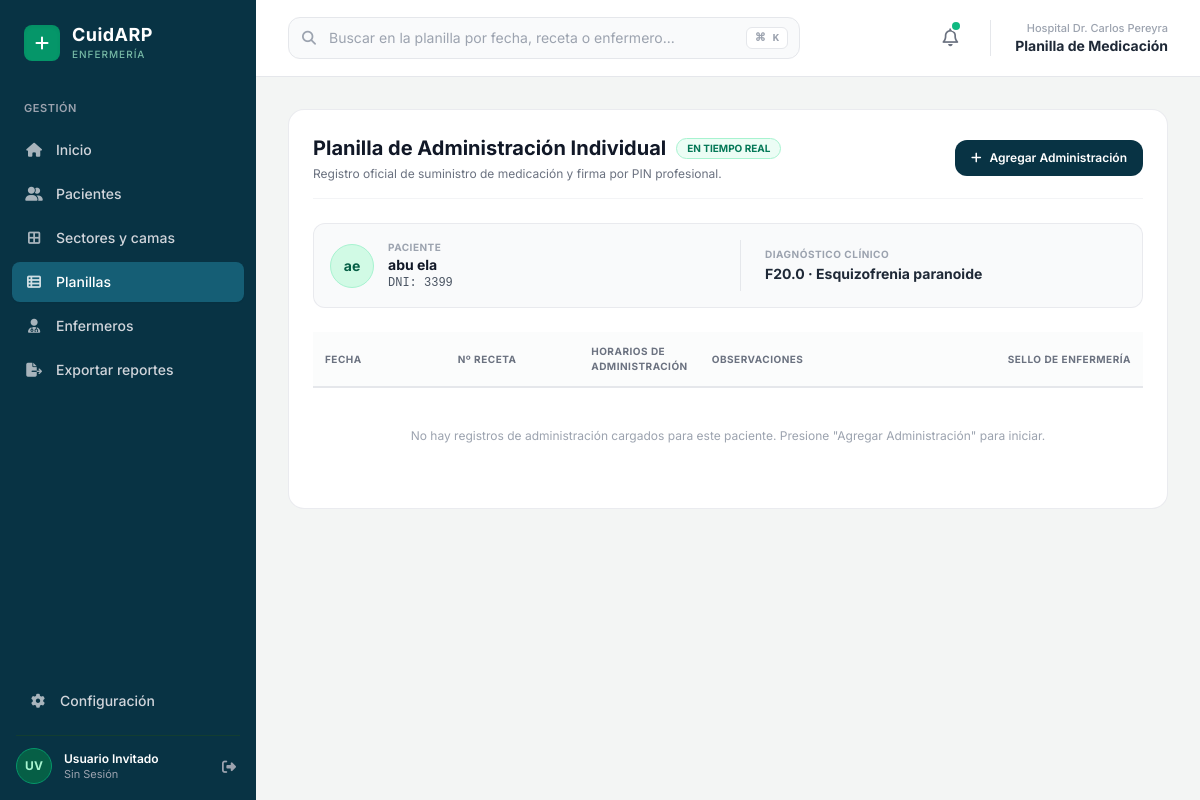
Before: /planillas/ with the older database file.
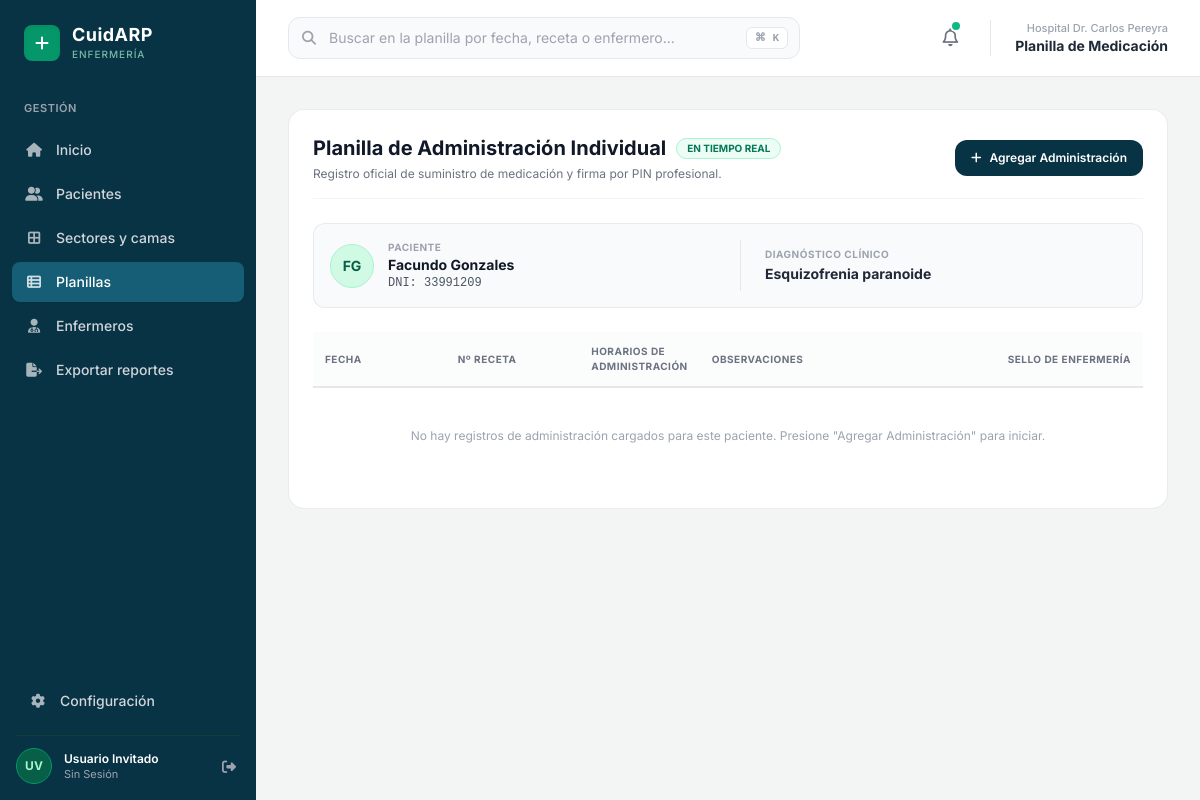
After: the same page with the newer database file.
### funcionalidades/models.py (models this page shows, shortened)
class Paciente(models.Model):
    SEXO_CHOICES = [
        ('Masculino', 'Masculino'),
        ('Femenino', 'Femenino'),
        ('No binario', 'No binario'),
    ]
    ESTADO_PACIENTE_CHOICES = [
        ('Internado', 'Internado'),
        ('De Alta', 'De Alta')
    ]
    nombre = models.CharField(max_length=100, verbose_name='Nombre')
    apellido = models.CharField(max_length=100, verbose_name='Apellido')
    dni = models.CharField(max_length=20, unique=True, verbose_name='DNI')
    fecha_nacimiento = models.DateField(verbose_name='Fecha de Nacimiento')
    email = models.EmailField(blank=True, null=True, verbose_name='Correo Electrónico') #blanck permite que el campo sea opcional (por si usa email de un familiar)
    obra_social = models.CharField(max_length=50, verbose_name='Obra Social')
    telefono = models.CharField(max_length=30, verbose_name='Teléfono')
    direccion = models.CharField(max_length=120, verbose_name='Dirección')
    sexo_paciente = models.CharField(
            max_length=20,
            choices=SEXO_CHOICES,
            verbose_name='Sexo del Paciente',
        )
    estado_paciente = models.CharField(
        max_length=20,
        choices=ESTADO_PACIENTE_CHOICES,
        verbose_name='Estado del Paciente',
    )
    diagnostico = models.TextField(verbose_name='Diagnóstico')
    fecha_registro = models.DateTimeField(
        auto_now_add=True, verbose_name='Fecha de Registro'
    )

### funcionalidades/views.py (the view)
# urls.py: path('planillas/', views.mostrar_planillas, name='gestion_planillas'),
def mostrar_planillas(request, paciente_id=None):
    if paciente_id:
        paciente = get_object_or_404(Paciente, id=paciente_id)
    else:
        paciente = Paciente.objects.first()
    if not paciente:
        messages.warning(request, "Debe registrar al menos un paciente para ver las planillas.")
        return redirect('gestion_pacientes') # O a la vista que prefieras
    recetas = Receta.objects.filter(paciente=paciente, estado='Activo')
    recetas_json = [
        {'id': r.id, 'numero_receta': r.numero_receta}
        for r in recetas
    ]
    registros = RegistroAdministracion.objects.filter(paciente=paciente).order_by('-fecha', '-id')
    registros_json = [
        {
            'id': reg.id,
            'fecha': reg.fecha.strftime('%d/%m/%Y'),
            'numero_receta': reg.receta.numero_receta,
            'horarios': reg.horarios,
            'observaciones': reg.observaciones or '',
            'enfermero_nombre': f"{reg.enfermero.nombre} {reg.enfermero.apellido}",
            'enfermero_matricula': reg.enfermero.matricula,
        }
        for reg in registros
    ]
    return render(request, 'Planillas.html', {
        'paciente': paciente,
        'recetas_paciente_json': recetas_json,
        'registros_json': registros_json,
    })
    from django.shortcuts import get_object_or_404, redirect

### templates/Planillas.html (shortened to what this page needs)
{% extends 'layouts/sidebarBase.html' %}
{% block contenido %}
<div class="flex-1 flex flex-col min-w-0 overflow-hidden">
    <header class="bg-white border-b border-gray-200 px-8 py-4 flex items-center justify-between shadow-xs">
        <div class="relative w-full max-w-lg">
            <span class="absolute inset-y-0 left-0 pl-3.5 flex items-center pointer-events-none text-gray-400">
            </span>
            <input type="text" id="search-registro" onkeyup="filtrarRegistros()"
                   placeholder="Buscar en la planilla por fecha, receta o enfermero..."
                   class="w-full pl-10 pr-12 py-2.5 bg-gray-50 border border-gray-200 rounded-xl text-sm placeholder-gray-400 focus:outline-none focus:ring-2 focus:ring-forest-800 focus:bg-white transition-all">
            <div class="absolute inset-y-0 right-0 pr-3 flex items-center pointer-events-none">
                <kbd class="px-2 py-0.5 text-[11px] font-semibold text-gray-400 bg-white border border-gray-200 rounded-md shadow-2xs">⌘ K</kbd>
            </div>
        </div>
        <div class="flex items-center space-x-6">
            <button class="relative p-2 text-gray-500 hover:text-gray-700 hover:bg-gray-100 rounded-full transition-colors">
                <i class="fa-regular fa-bell text-lg"></i>
                <span class="absolute top-1.5 right-1.5 w-2 h-2 bg-emerald-500 rounded-full ring-2 ring-white"></span>
            </button>
            <div class="text-right border-l border-gray-200 pl-6">
                <p class="text-[11px] text-gray-400 font-medium">Hospital Dr. Carlos Pereyra</p>
                <p class="text-sm font-bold text-gray-800">Planilla de Medicación</p>
            </div>
        </div>
    </header>
    <main class="flex-1 overflow-y-auto p-8">
        <div class="max-w-7xl mx-auto space-y-6">
            <div id="area-planilla-pdf" class="bg-white rounded-2xl p-6 border border-gray-200/80 shadow-xs space-y-6">
                <div class="flex flex-col md:flex-row md:items-center justify-between gap-4 pb-4 border-b border-gray-100">
                    <div>
                        <div class="flex items-center space-x-2.5">
                            <h2 class="text-xl font-bold text-gray-900">Planilla de Administración Individual</h2>
                            <span class="inline-flex items-center px-2.5 py-0.5 rounded-full text-[10px] font-bold bg-emerald-50 text-emerald-700 border border-emerald-200">
                                EN TIEMPO REAL
                            </span>
                        </div>
                        <p class="text-xs text-gray-500 mt-1">Registro oficial de suministro de medicación y firma por PIN profesional.</p>
                    </div>
                    <div class="flex items-center space-x-3">
                        <button type="button" id="btn-agregar-fila" onclick="desplegarNuevaFila()"
                                class="bg-cyan-950 hover:bg-cyan-800 text-white font-semibold text-xs px-4 py-2.5 rounded-xl flex items-center space-x-2 shadow-xs transition-all">
                            <i class="fa-solid fa-plus text-xs"></i>
                            <span>Agregar Administración</span>
                        </button>
                    </div>
                </div>
                <div class="bg-gray-50/90 border border-gray-200/80 rounded-xl p-4 grid grid-cols-1 md:grid-cols-2 gap-6">
                    <div class="flex items-center space-x-3.5">
                        <div class="w-11 h-11 rounded-full bg-emerald-100 text-emerald-800 border border-emerald-200 flex items-center justify-center font-bold text-sm flex-shrink-0">
                            {{ paciente.nombre|slice:":1"|default:"P" }}{{ paciente.apellido|slice:":1"|default:"A" }}
                        </div>
                        <div>
                            <p class="text-[10px] font-bold text-gray-400 uppercase tracking-wider">PACIENTE</p>
                            <p class="text-sm font-bold text-gray-900">{{ paciente.nombre }} {{ paciente.apellido }}</p>
                            <p class="text-xs font-mono text-gray-600">DNI: {{ paciente.dni }}</p>
                        </div>
                    </div>
                    <div class="md:border-l md:border-gray-200 md:pl-6 flex flex-col justify-center">
                        <p class="text-[10px] font-bold text-gray-400 uppercase tracking-wider">DIAGNÓSTICO CLÍNICO</p>
                        <p class="text-sm font-bold text-gray-800 mt-0.5">{{ paciente.diagnostico }}</p>
                    </div>
                </div>
                <div class="overflow-x-auto">
                    <table class="w-full text-left border-collapse">
                        <thead>
                            <tr class="text-[10px] font-bold text-gray-500 uppercase tracking-wider border-b-2 border-gray-200 bg-gray-50/60">
                                <th class="py-3 px-3 w-36">FECHA</th>
                                <th class="py-3 px-3 w-36">Nº RECETA</th>
                                <th class="py-3 px-3">HORARIOS DE ADMINISTRACIÓN</th>
                                <th class="py-3 px-3 w-64">OBSERVACIONES</th>
                                <th class="py-3 px-3 w-56 text-right">SELLO DE ENFERMERÍA</th>
                            </tr>
                        </thead>
                        <tbody id="tabla-administracion-body" class="divide-y divide-gray-200 text-xs">
                        </tbody>
                    </table>
                </div>
            </div>
        </div>
    </main>
</div>
{% endblock %}

### templates/layouts/sidebarBase.html (shortened to what this page needs)
<!DOCTYPE html>
<html lang="es">
<head>
    <script src="https://cdn.tailwindcss.com"></script>
    <link rel="stylesheet" href="https://cdnjs.cloudflare.com/ajax/libs/font-awesome/6.5.1/css/all.min.css">
</head>
<body class="text-gray-800 antialiased h-screen flex overflow-hidden">
    <aside class="w-64 bg-cyan-950 text-white flex flex-col justify-between flex-shrink-0 select-none">
        <div>
            <div class="p-6 flex items-center space-x-3">
                <div class="w-9 h-9 bg-emerald-600 rounded-lg flex items-center justify-center text-white font-bold text-lg shadow-inner">
                    <i class="fa-solid fa-plus text-white text-base"></i>
                </div>
                <div>
                    <h1 class="font-bold text-lg leading-tight tracking-wide text-white">CuidARP</h1>
                    <p class="text-[10px] text-emerald-200/70 font-medium tracking-widest uppercase">ENFERMERÍA</p>
                </div>
            </div>
            <nav class="mt-2 px-3 space-y-6">
                <div>
                    <span class="px-3 text-[11px] font-semibold text-gray-400 tracking-wider uppercase">GESTIÓN</span>
                    <div class="mt-3 space-y-1">
                        <a href="{% url 'home' %}" class="flex items-center space-x-3 px-3 py-2.5 rounded-lg text-sm transition-colors {% if request.path == '/home/' %}text-white bg-cyan-800 font-semibold shadow-sm{% else %}text-gray-300 hover:bg-cyan-600/20 hover:text-white{% endif %}">
                            <i class="fa-solid fa-house w-5 text-center text-sm opacity-80"></i>
                            <span class="font-medium">Inicio</span>
                        </a>
                        <a href="{% url 'gestion_pacientes' %}" class="flex items-center justify-between px-3 py-2.5 rounded-lg text-sm transition-colors {% if request.path == '/pacientes/' %}text-white bg-cyan-800 font-semibold shadow-sm{% else %}text-gray-300 hover:bg-cyan-600/20 hover:text-white{% endif %}">
                            <div class="flex items-center space-x-3">
                                <i class="fa-solid fa-user-group w-5 text-center text-sm opacity-80"></i>
                                <span class="font-medium">Pacientes</span>
                            </div>
                        </a>
                        <a href="{% url 'sector_camas' %}" class="flex items-center space-x-3 px-3 py-2.5 rounded-lg text-sm transition-colors {% if request.path == '/camas/' %}text-white bg-cyan-800 font-semibold shadow-sm{% else %}text-gray-300 hover:bg-cyan-600/20 hover:text-white{% endif %}">
                            <i class="fa-solid fa-border-all w-5 text-center text-sm opacity-80"></i>
                            <span class="font-medium">Sectores y camas</span>
                        </a>
                        <a href="{% url 'gestion_planillas' %}" class="flex items-center space-x-3 px-3 py-2.5 rounded-lg text-sm transition-colors {% if request.path == '/planillas/' %}text-white bg-cyan-800 font-semibold shadow-sm{% else %}text-gray-300 hover:bg-cyan-600/20 hover:text-white{% endif %}">
                            <i class="fa-solid fa-table-list w-5 text-center text-sm opacity-80"></i>
                            <span class="font-medium">Planillas</span>
                        </a>
                        {% if request.session.rol != 'enfermero' %}
                        <a href="{% url 'gestion_enfermeros' %}" class="flex items-center justify-between px-3 py-2.5 rounded-lg text-sm transition-colors {% if request.path == '/enfermeros/' %}text-white bg-cyan-800 font-semibold shadow-sm{% else %}text-gray-300 hover:bg-cyan-600/20 hover:text-white{% endif %}">
                            <div class="flex items-center space-x-3">
                                <i class="fa-solid fa-user-doctor w-5 text-center text-sm opacity-80"></i>
                                <span class="font-medium">Enfermeros</span>
                            </div>
                        </a>
                        {% endif %}
                        <a href="#" class="flex items-center space-x-3 px-3 py-2.5 rounded-lg text-sm transition-colors {% if request.path == '/reportes/' %}text-white bg-cyan-800 font-semibold shadow-sm{% else %}text-gray-300 hover:bg-cyan-600/20 hover:text-white{% endif %}">
                            <i class="fa-solid fa-file-export w-5 text-center text-sm opacity-80"></i>
                            <span class="font-medium">Exportar reportes</span>
                        </a>
                    </div>
                </div>
            </nav>
        </div>
        <div class="p-4 space-y-4">
            <a href="#" class="flex items-center space-x-3 px-3 py-2 text-sm text-gray-300 hover:text-white transition-colors">
                <i class="fa-solid fa-gear w-5 text-center text-sm opacity-80"></i>
                <span class="font-medium">Configuración</span>
            </a>
            <div class="pt-3 border-t border-forest-700 flex items-center justify-between">
                <div class="flex items-center space-x-3">
                    <div class="w-9 h-9 rounded-full bg-emerald-800 text-emerald-200 border border-emerald-600 flex items-center justify-center font-bold text-xs">
                        {{ request.session.nombre|slice:":1"|default:"U" }}{{ request.session.apellido|slice:":1"|default:"V" }}
                    </div>
                    <div class="text-xs">
                        <p class="font-semibold text-white leading-tight">{{ request.session.nombre_completo|default:"Usuario Invitado" }}</p>
                        <p class="text-gray-400 text-[11px] capitalize">{{ request.session.rol|default:"Sin sesión" }}</p>
                    </div>
                </div>
                <a href="{% url 'cerrar_sesion' %}" title="Cerrar sesión" class="text-gray-400 hover:text-white p-1 transition-colors">
                    <i class="fa-solid fa-right-from-bracket text-sm"></i>
                </a>
            </div>
        </div>
    </aside>
            {% block contenido %}
            {% endblock %}
</body>
</html>

### templates/layouts/sidebarBase.html (style rules this page uses)
body { font-family: 'Inter', sans-serif; background-color: #F3F5F4; }

Changed rows visible on the page:
changed Paciente: nombre "a" → "F"; apellido "e" → "G"; nombre "abu" → "Facundo"; apellido "ela" → "Gonzales"; dni "3399" → "33991209"; diagnostico "F20.0 · Esquizofrenia paranoide" → "Esquizofrenia paranoide"
